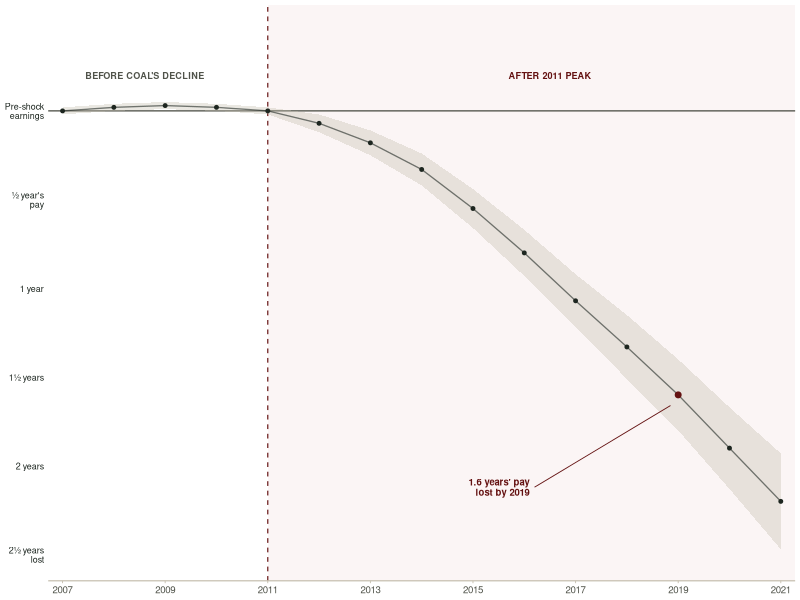

R code for this plot:
# Generate Fig. 1 (cumulative earnings of coal-exposed workers) for the
# Colmer, Krause, Lyubich & Voorheis (2025) research highlight.
#
# Recreates the paper's Figure 7(a): cumulative earnings of the most
# coal-exposed workers relative to otherwise similar less-exposed workers,
# normalized to average pre-shock (2007-2011) annual pay, year by year.
#
# IMPORTANT: we do not hold the paper's restricted Census/IRS microdata, so
# the point estimates here are DIGITIZED from the published Figure 7(a) and
# cross-checked against the paper's text (cumulative loss = 1.6x a year's pay
# by 2019). The uncertainty band is an approximation of the published 95% CI.
# This is a faithful recreation for presentation, not a re-estimation.
#
# Styled for a general audience: word-based y-axis (years of pay lost),
# before/after-2011 framing, and a single soft uncertainty band. The
# interpretive note lives in the document, not the figure.
#
# Run (from data-viz/):  Rscript code/make-fig1.R  -> figures/fig1.png
# Deps: ggplot2

library(ggplot2)

OUT_PATH <- "figures/fig1.png"

# --- Digitized point estimates (coef. on coal exposure, x pre-shock annual pay)
d <- data.frame(
  year = 2007:2021,
  est  = c(0.00, 0.02, 0.03, 0.02, 0.00,
           -0.07, -0.18, -0.33, -0.55, -0.80,
           -1.07, -1.33, -1.60, -1.90, -2.20),
  hw   = c(0.02, 0.02, 0.02, 0.02, 0.02,
           0.05, 0.07, 0.09, 0.11, 0.13,
           0.15, 0.18, 0.20, 0.23, 0.27)  # approx. 95% band half-width
)
d$lo <- d$est - d$hw
d$hi <- d$est + d$hw

# --- Design tokens (match _style.tex / make-fig2.R) -------------------------
INK  <- "#1d2620"; RED <- "#641111"; BAND <- "#f3e4e2"
AXIS <- "#c4bdad"; MUTE <- "#50534a"

# Fixed panel bounds so the shaded region, zero-line, and x-axis line all
# terminate on exactly the same right/left edge.
XLIM <- c(2006.72, 2021.28)

p <- ggplot(d, aes(year, est)) +
  annotate("rect", xmin = 2011, xmax = XLIM[2], ymin = -Inf, ymax = Inf,
           fill = BAND, alpha = 0.35) +
  annotate("text", x = 2008.6, y = 0.20, label = "BEFORE COAL'S DECLINE",
           size = 2.3, color = MUTE, fontface = "bold") +
  annotate("text", x = 2016.5, y = 0.20, label = "AFTER 2011 PEAK",
           size = 2.3, color = RED, fontface = "bold") +
  geom_vline(xintercept = 2011, color = RED, linetype = "dashed", linewidth = 0.4) +
  geom_hline(yintercept = 0, color = MUTE, linewidth = 0.45) +
  geom_ribbon(aes(ymin = lo, ymax = hi), fill = AXIS, alpha = 0.35) +
  geom_line(color = INK, alpha = 0.6, linewidth = 0.45) +
  geom_point(color = INK, size = 1.0) +
  # call out the headline 2019 value, label parked in open space lower-left
  annotate("point", x = 2019, y = -1.60, color = RED, size = 1.7) +
  annotate("segment", x = 2016.2, xend = 2018.85, y = -2.12, yend = -1.66,
           color = RED, linewidth = 0.3) +
  annotate("text", x = 2016.1, y = -2.12, hjust = 1, vjust = 0.5,
           label = "1.6 years' pay\nlost by 2019",
           size = 2.4, color = RED, fontface = "bold", lineheight = 0.9) +
  scale_y_continuous(
    limits = c(-2.5, 0.45),
    breaks = c(0, -0.5, -1.0, -1.5, -2.0, -2.5),
    labels = c("Pre-shock\nearnings", "½ year's\npay", "1 year",
               "1½ years", "2 years", "2½ years\nlost")) +
  scale_x_continuous(breaks = seq(2007, 2021, 2),
                     limits = XLIM, expand = c(0, 0)) +
  labs(x = NULL, y = NULL) +
  theme_minimal(base_size = 7) +
  theme(
    plot.background  = element_rect(fill = "#ffffff", color = NA),
    panel.background = element_rect(fill = "#ffffff", color = NA),
    panel.grid       = element_blank(),
    axis.line.x      = element_line(color = AXIS, linewidth = 0.4),
    axis.ticks.x     = element_line(color = AXIS, linewidth = 0.3),
    axis.ticks.y     = element_blank(),
    axis.text.x      = element_text(color = MUTE, size = 7),
    axis.text.y      = element_text(color = INK, size = 6.4, lineheight = 0.85)
  )

dir.create("figures", showWarnings = FALSE, recursive = TRUE)
ggsave(OUT_PATH, p, width = 5.4, height = 3.1, dpi = 220, bg = "#ffffff")
message("wrote ", OUT_PATH)
